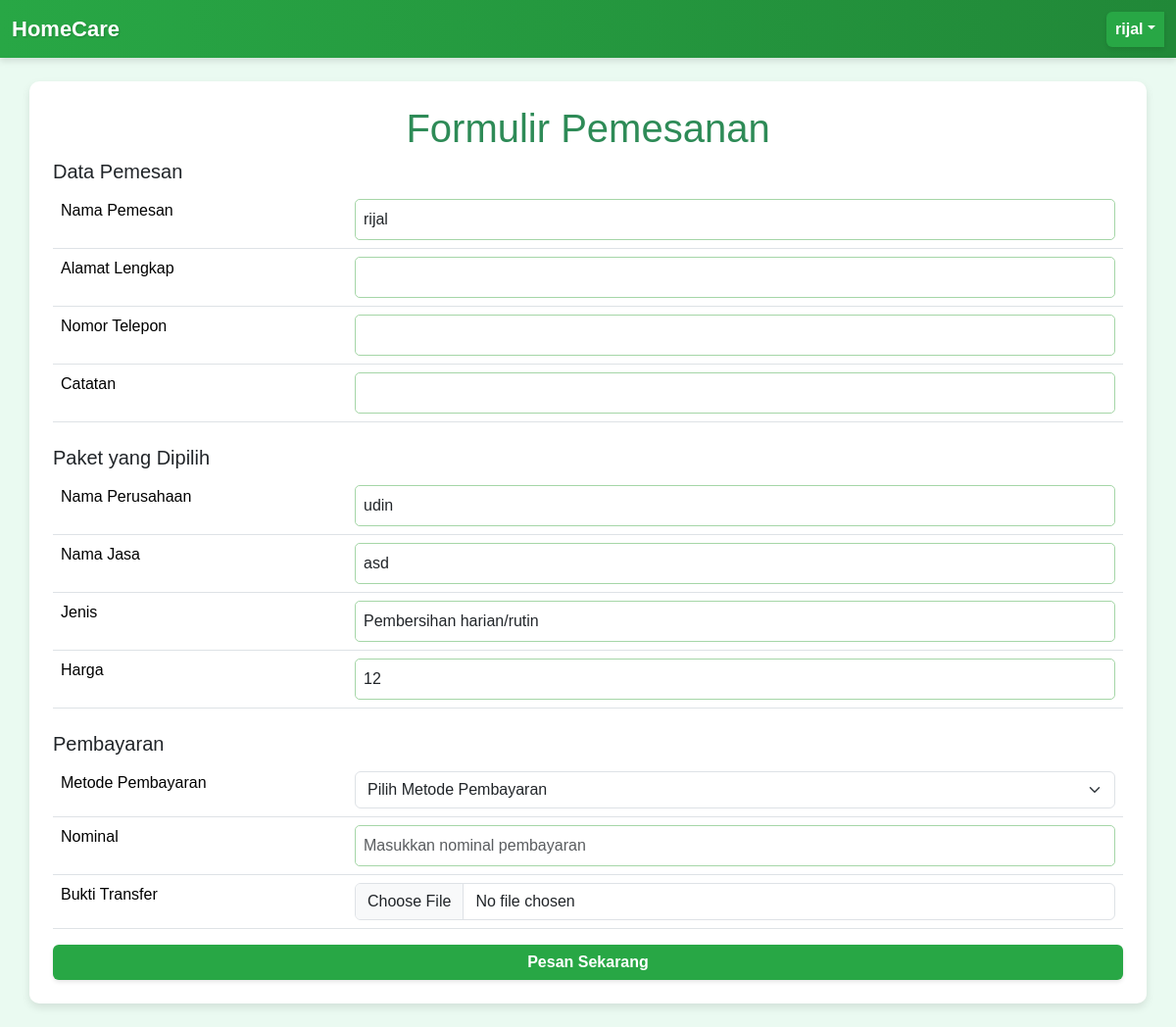
Page /MPPL/userorderform.php?id=3 (signed in) on the committed database.
### tables this page shows
CREATE TABLE `jasa` (
  `id` int(11) NOT NULL,
  `companyname` varchar(100) NOT NULL,
  `nama_jasa` varchar(100) NOT NULL,
  `kategori` varchar(100) NOT NULL,
  `jenis` varchar(100) NOT NULL,
  `deskripsi` varchar(100) NOT NULL,
  `harga` int(12) NOT NULL,
  `durasi` varchar(12) NOT NULL,
  `gambar` varchar(100) NOT NULL,
  `status` varchar(100) NOT NULL
);

### MPPL/userorderform.php (the view, shortened to what this page needs)
<?php
include("sql.php");
if (isset($_GET['id'])) {
    $productId = $_GET['id'];
    $query = "SELECT * FROM jasa WHERE id = '$productId'";
    $result = mysqli_query($connect, $query);
    if ($result && mysqli_num_rows($result) > 0) {
        $product = mysqli_fetch_assoc($result);
    } else {
        echo "<p>Produk tidak ditemukan.</p>";
    }
} else {
    echo "<p>ID produk tidak diberikan.</p>";
}
?>
<!DOCTYPE html>
<html lang="en">
<head>
    <link href="https://cdn.jsdelivr.net/npm/bootstrap@5.3.3/dist/css/bootstrap.min.css" rel="stylesheet"
>
</head>
<body>
    <?php include("navbar.php"); ?>
    <div class="container my-4 p-4">
        <h1 class="text-center">Formulir Pemesanan</h1>
        <form action="userinputpesanan.php" method="POST" enctype="multipart/form-data">
            <h5>Data Pemesan</h5>
            <table class="table">
                <tr>
                    <td width = "300"><label for="name" class="form-label">Nama Pemesan</label></td>
                    <td>
                        <input type="text" class="form-control" id="name"
                            value="<?php echo htmlspecialchars($_SESSION['name']); ?>" readonly>
                    </td>
                </tr>
                <tr>
                    <td><label for="alamat" class="form-label">Alamat Lengkap</label></td>
                    <td><input type="text" name="alamat" class="form-control"></td>
                </tr>
                <tr>
                    <td><label for="phone" class="form-label">Nomor Telepon</label></td>
                    <td><input type="text" name="phone" class="form-control"></td>
                </tr>
                <tr>
                    <td><label for="note" class="form-label">Catatan</label></td>
                    <td><input type="text" name="note" class="form-control"></td>
                </tr>
            </table>
            <div class="mt-4">
                <h5>Paket yang Dipilih</h5>
                <table class="table">
                    <tr>
                        <td width = "300"><label for="companyname" class="form-label">Nama Perusahaan</label></td>
                        <td>
                            <input type="text" class="form-control" id="companyname"
                                value="<?php echo htmlspecialchars($product['companyname']); ?>" readonly>
                        </td>
                    </tr>
                    <tr>
                        <td><label for="nama_jasa" class="form-label">Nama Jasa</label></td>
                        <td>
                            <input type="text" class="form-control" id="nama_jasa"
                                value="<?php echo htmlspecialchars($product['nama_jasa']); ?>" readonly>
                        </td>
                    </tr>
                    <tr>
                        <td><label for="jenis" class="form-label">Jenis</label></td>
                        <td>
                            <input type="text" class="form-control" id="jenis"
                                value="<?php echo htmlspecialchars($product['jenis']); ?>" readonly>
                        </td>
                    </tr>
                    <tr>
                        <td><label for="harga" class="form-label">Harga</label></td>
                        <td>
                            <input type="text" class="form-control" id="harga"
                                value="<?php echo number_format($product['harga'], 0, ',', '.'); ?>" readonly>
                        </td>
                    </tr>
                </table>
            </div>
            <div class="mt-4">
                <h5>Pembayaran</h5>
                <table class="table">
                    <tr>
                        <td width = "300"><label for="payment_method" class="form-label">Metode Pembayaran</label></td>
                        <td>
                            <select name="payment_method" id="payment_method" class="form-select">
                                <option value="" disabled selected>Pilih Metode Pembayaran</option>
                            </select>
                        </td>
                    </tr>
                    <tr>
                        <td><label for="nominal" class="form-label">Nominal</label></td>
                        <td>
                            <input type="text" id="nominal" name="nominal" class="form-control"
                                placeholder="Masukkan nominal pembayaran">
                        </td>
                    </tr>
                    <tr>
                        <td><label for="bukti_transfer" class="form-label">Bukti Transfer</label></td>
                        <td>
                            <input type="file" id="bukti_transfer" name="bukti_transfer" class="form-control"
                                accept="image/*">
                        </td>
                    </tr>
                </table>
            </div>
            <button type="submit" class="btn btn-primary w-100">Pesan Sekarang</button>
        </form>
    </div>
</body>
</html>

### MPPL/userorderform.php (style rules this page uses)
body { background-color: #eafaf1; font-family: 'Arial', sans-serif; }
.container { background-color: white; border-radius: 10px; box-shadow: 0 4px 8px rgba(0, 0, 0, 0.1); }
h1 { color: #2e8b57; }
.btn-primary { background-color: #2e8b57; border: none; }
select, option { border-color: #a5d6a7; }
input[type="text"] { width: 100%; padding: 8px; border: 1px solid #a5d6a7; border-radius: 5px; }

### MPPL/navbar.php (style rules this page uses)
:root { --primary-color: #28a745; --secondary-color: #218838; --hover-color: #34ce57; --text-color: #ffffff; }
.btn-primary { background-color: var(--primary-color); border-color: var(--secondary-color); font-weight: bold; color: var(--text-color); box-shadow: 0px 2px 4px rgba(0, 0, 0, 0.1); }

### rows in the picture
jasa: companyname "udin", nama_jasa "asd", jenis "Pembersihan harian/rutin", harga "12"

### other values in the picture
$_SESSION['name'] "rijal"
